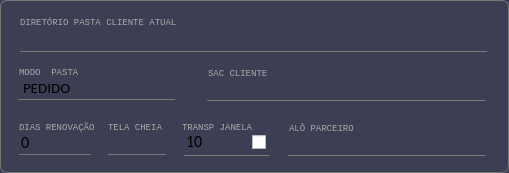
     <widget class="QGroupBox" name="groupBox_6">
      <property name="geometry">
       <rect>
        <x>48</x>
        <y>402</y>
        <width>509</width>
        <height>173</height>
       </rect>
      </property>
      <property name="styleSheet">
       <string notr="true">QGroupBox{
border-radius:7px;
border: 1px solid rgb(120,120,120);
background-color:rgb(60, 62, 84);}</string>
      </property>
      <property name="title">
       <string/>
      </property>
      <widget class="QLabel" name="label_8">
       <property name="geometry">
        <rect>
         <x>20</x>
         <y>17</y>
         <width>157</width>
         <height>10</height>
        </rect>
       </property>
       <property name="font">
        <font>
         <family>Consolas</family>
         <pointsize>7</pointsize>
         <weight>50</weight>
         <italic>false</italic>
         <bold>false</bold>
        </font>
       </property>
       <property name="styleSheet">
        <string notr="true">background-color:transparent;
color:rgb(170,170,170)</string>
       </property>
       <property name="text">
        <string>DIRETÓRIO PASTA CLIENTE ATUAL</string>
       </property>
      </widget>
      <widget class="QLineEdit" name="caminho_pasta">
       <property name="enabled">
        <bool>true</bool>
       </property>
       <property name="geometry">
        <rect>
         <x>20</x>
         <y>28</y>
         <width>467</width>
         <height>24</height>
        </rect>
       </property>
       <property name="font">
        <font>
         <family>Calibri</family>
         <pointsize>12</pointsize>
         <weight>50</weight>
         <italic>false</italic>
         <bold>false</bold>
        </font>
       </property>
       <property name="cursor">
        <cursorShape>IBeamCursor</cursorShape>
       </property>
       <property name="styleSheet">
        <string notr="true">QLineEdit {
    border: none;
    border-bottom: 1px solid rgb(90, 54, 247);
    border-radius: 0;
    background-color: rgb(60, 62, 84);
}

QLineEdit:disabled, QLineEdit:!focus {
    border-bottom: 1px solid rgb(120, 120, 120);
}
</string>
       </property>
       <property name="text">
        <string/>
       </property>
      </widget>
      <widget class="QComboBox" name="campo_lista_tipo_criar_pasta">
       <property name="geometry">
        <rect>
         <x>18</x>
         <y>76</y>
         <width>157</width>
         <height>24</height>
        </rect>
       </property>
       <property name="font">
        <font>
         <family>Calibri</family>
         <pointsize>11</pointsize>
         <weight>50</weight>
         <italic>false</italic>
         <bold>false</bold>
        </font>
       </property>
       <property name="styleSheet">
        <string notr="true">QComboBox {
    border: none;
    border-bottom: 1px solid rgb(90, 54, 247);
    border-radius: 0;
    background-color: rgb(60, 62, 84);
}

QComboBox:disabled, QComboBox:!focus {
    border-bottom: 1px solid rgb(120, 120, 120);
}

QComboBox::down-arrow {
    image: none;
}

QComboBox::drop-down {
    width: 0;
}
</string>
       </property>
       <property name="editable">
        <bool>false</bool>
       </property>
       <item>
        <property name="text">
         <string>PEDIDO</string>
        </property>
       </item>
       <item>
        <property name="text">
         <string>NOME</string>
        </property>
       </item>
       <item>
        <property name="text">
         <string>PEDIDO-NOME</string>
        </property>
       </item>
      </widget>
      <widget class="QLabel" name="label_42">
       <property name="geometry">
        <rect>
         <x>19</x>
         <y>67</y>
         <width>69</width>
         <height>10</height>
        </rect>
       </property>
       <property name="font">
        <font>
         <family>Consolas</family>
         <pointsize>7</pointsize>
         <weight>50</weight>
         <italic>false</italic>
         <bold>false</bold>
        </font>
       </property>
       <property name="styleSheet">
        <string notr="true">background-color:transparent;
color:rgb(170,170,170)</string>
       </property>
       <property name="text">
        <string>MODO  PASTA</string>
       </property>
      </widget>
      <widget class="QLineEdit" name="campo_telefone_sac_cliente">
       <property name="enabled">
        <bool>true</bool>
       </property>
       <property name="geometry">
        <rect>
         <x>207</x>
         <y>77</y>
         <width>279</width>
         <height>24</height>
        </rect>
       </property>
       <property name="font">
        <font>
         <family>Calibri</family>
         <pointsize>12</pointsize>
         <weight>50</weight>
         <italic>false</italic>
         <bold>false</bold>
        </font>
       </property>
       <property name="cursor">
        <cursorShape>IBeamCursor</cursorShape>
       </property>
       <property name="styleSheet">
        <string notr="true">QLineEdit {
    border: none;
    border-bottom: 1px solid rgb(90, 54, 247);
    border-radius: 0;
    background-color: rgb(60, 62, 84);
}

QLineEdit:disabled, QLineEdit:!focus {
    border-bottom: 1px solid rgb(120, 120, 120);
}
</string>
       </property>
       <property name="text">
        <string/>
       </property>
      </widget>
      <widget class="QLabel" name="label_54">
       <property name="geometry">
        <rect>
         <x>208</x>
         <y>68</y>
         <width>69</width>
         <height>10</height>
        </rect>
       </property>
       <property name="font">
        <font>
         <family>Consolas</family>
         <pointsize>7</pointsize>
         <weight>50</weight>
         <italic>false</italic>
         <bold>false</bold>
        </font>
       </property>
       <property name="styleSheet">
        <string notr="true">background-color:transparent;
color:rgb(170,170,170)</string>
       </property>
       <property name="text">
        <string>SAC CLIENTE</string>
       </property>
      </widget>
      <widget class="QSpinBox" name="campo_dias_renovacao">
       <property name="geometry">
        <rect>
         <x>19</x>
         <y>131</y>
         <width>72</width>
         <height>24</height>
        </rect>
       </property>
       <property name="font">
        <font>
         <family>Calibri</family>
         <pointsize>12</pointsize>
         <weight>50</weight>
         <italic>false</italic>
         <bold>false</bold>
        </font>
       </property>
       <property name="styleSheet">
        <string notr="true">QSpinBox {
    border: none;
    border-bottom: 1px solid rgb(90, 54, 247);
    border-radius: 0;
    background-color: rgb(60, 62, 84);
}

QSpinBox:disabled, QSpinBox:!focus {
    border-bottom: 1px solid rgb(120, 120, 120);
}
</string>
       </property>
       <property name="buttonSymbols">
        <enum>QAbstractSpinBox::NoButtons</enum>
       </property>
       <property name="minimum">
        <number>0</number>
       </property>
       <property name="maximum">
        <number>255</number>
       </property>
      </widget>
      <widget class="QLineEdit" name="campo_verifica_tela_cheia">
       <property name="enabled">
        <bool>true</bool>
       </property>
       <property name="geometry">
        <rect>
         <x>108</x>
         <y>131</y>
         <width>58</width>
         <height>24</height>
        </rect>
       </property>
       <property name="font">
        <font>
         <family>Calibri</family>
         <pointsize>12</pointsize>
         <weight>50</weight>
         <italic>false</italic>
         <bold>false</bold>
        </font>
       </property>
       <property name="cursor">
        <cursorShape>IBeamCursor</cursorShape>
       </property>
       <property name="styleSheet">
        <string notr="true">QLineEdit {
    border: none;
    border-bottom: 1px solid rgb(90, 54, 247);
    border-radius: 0;
    background-color: rgb(60, 62, 84);
}

QLineEdit:disabled, QLineEdit:!focus {
    border-bottom: 1px solid rgb(120, 120, 120);
}
</string>
       </property>
       <property name="text">
        <string/>
       </property>
      </widget>
      <widget class="QLabel" name="label_41">
       <property name="geometry">
        <rect>
         <x>19</x>
         <y>122</y>
         <width>100</width>
         <height>10</height>
        </rect>
       </property>
       <property name="font">
        <font>
         <family>Consolas</family>
         <pointsize>7</pointsize>
         <weight>50</weight>
         <italic>false</italic>
         <bold>false</bold>
        </font>
       </property>
       <property name="styleSheet">
        <string notr="true">background-color:transparent;
color:rgb(170,170,170)</string>
       </property>
       <property name="text">
        <string>DIAS RENOVAÇÃO</string>
       </property>
      </widget>
      <widget class="QLabel" name="label_9">
       <property name="geometry">
        <rect>
         <x>108</x>
         <y>122</y>
         <width>61</width>
         <height>10</height>
        </rect>
       </property>
       <property name="font">
        <font>
         <family>Consolas</family>
         <pointsize>7</pointsize>
         <weight>50</weight>
         <italic>false</italic>
         <bold>false</bold>
        </font>
       </property>
       <property name="styleSheet">
        <string notr="true">background-color:transparent;
color:rgb(170,170,170)</string>
       </property>
       <property name="text">
        <string>TELA CHEIA</string>
       </property>
      </widget>
      <widget class="QSpinBox" name="campo_porcentagem_transparencia">
       <property name="geometry">
        <rect>
         <x>184</x>
         <y>128</y>
         <width>86</width>
         <height>28</height>
        </rect>
       </property>
       <property name="font">
        <font>
         <family>Calibri</family>
         <pointsize>12</pointsize>
        </font>
       </property>
       <property name="styleSheet">
        <string notr="true">QSpinBox {
    border: none;
    border-bottom: 1px solid rgb(90, 54, 247);
    border-radius: 0;
    background-color: rgb(60, 62, 84);
}

QSpinBox:disabled, QSpinBox:!focus {
    border-bottom: 1px solid rgb(120, 120, 120);
}
</string>
       </property>
       <property name="buttonSymbols">
        <enum>QAbstractSpinBox::NoButtons</enum>
       </property>
       <property name="minimum">
        <number>10</number>
       </property>
       <property name="maximum">
        <number>100</number>
       </property>
      </widget>
      <widget class="QCheckBox" name="checkBox_transparecer">
       <property name="geometry">
        <rect>
         <x>252</x>
         <y>134</y>
         <width>19</width>
         <height>17</height>
        </rect>
       </property>
       <property name="text">
        <string/>
       </property>
      </widget>
      <widget class="QLabel" name="label_58">
       <property name="geometry">
        <rect>
         <x>182</x>
         <y>122</y>
         <width>100</width>
         <height>10</height>
        </rect>
       </property>
       <property name="font">
        <font>
         <family>Consolas</family>
         <pointsize>7</pointsize>
         <weight>50</weight>
         <italic>false</italic>
         <bold>false</bold>
        </font>
       </property>
       <property name="styleSheet">
        <string notr="true">background-color:transparent;
color:rgb(170,170,170)</string>
       </property>
       <property name="text">
        <string>TRANSP JANELA</string>
       </property>
      </widget>
      <widget class="QLabel" name="label_61">
       <property name="geometry">
        <rect>
         <x>289</x>
         <y>123</y>
         <width>90</width>
         <height>10</height>
        </rect>
       </property>
       <property name="font">
        <font>
         <family>Consolas</family>
         <pointsize>7</pointsize>
         <weight>50</weight>
         <italic>false</italic>
         <bold>false</bold>
        </font>
       </property>
       <property name="styleSheet">
        <string notr="true">background-color:transparent;
color:rgb(170,170,170)</string>
       </property>
       <property name="text">
        <string>ALÔ PARCEIRO</string>
       </property>
      </widget>
      <widget class="QLineEdit" name="campo_telefone_alo_parceiro">
       <property name="enabled">
        <bool>true</bool>
       </property>
       <property name="geometry">
        <rect>
         <x>288</x>
         <y>132</y>
         <width>198</width>
         <height>24</height>
        </rect>
       </property>
       <property name="font">
        <font>
         <family>Calibri</family>
         <pointsize>12</pointsize>
         <weight>50</weight>
         <italic>false</italic>
         <bold>false</bold>
        </font>
       </property>
       <property name="cursor">
        <cursorShape>IBeamCursor</cursorShape>
       </property>
       <property name="styleSheet">
        <string notr="true">QLineEdit {
    border: none;
    border-bottom: 1px solid rgb(90, 54, 247);
    border-radius: 0;
    background-color: rgb(60, 62, 84);
}

QLineEdit:disabled, QLineEdit:!focus {
    border-bottom: 1px solid rgb(120, 120, 120);
}
</string>
       </property>
       <property name="text">
        <string/>
       </property>
      </widget>
     </widget>
